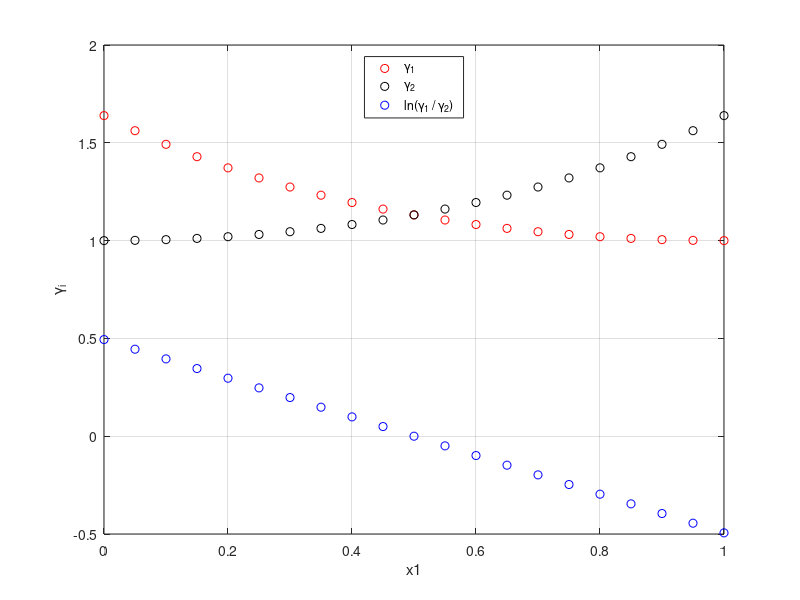

This chart was generated by the following MATLAB code:
function Proj1A
% This program 
clc; clear; close;
% set up variables and data
x1 = 0:0.05:1;
y1 = [0 0.275 0.436 0.543 0.618 0.675 0.720 0.756 0.786 0.811 0.833 0.853 0.871 0.888 0.903 0.918 0.933 0.949 0.964 0.981 1];
P_exp = [7295 9562 11695 13682 15536 17256 18883 20390 21817 23150 24404 25604 26751 27845 28898 29925 30938 31939 32952 33979 35032];
T = 313.15;
R = 8.314;

fun = @(X) P(x1,X,P_exp);


options = optimset('Display', 'iter', 'MaxFunEvals', 1E10, 'MaxIter', 1E10);
x0 = rand(1,2);
[x, f, exitflag] = fminsearch(fun, x0, options);

if exitflag > 0
    A = x(1);
    
end
fprintf('A = %5.5f and f = %5.5f \n',A,f);

for j = 1:numel(x1)
    gamma_1(j) = exp((A/(R*T))*(1-x1(j))^2);
    gamma_2(j) = exp((A/(R*T))*(x1(j))^2);
    ln_gamma_ratio(j) = log(gamma_1(j) / gamma_2(j));
end


plot(x1,gamma_1,'or'); hold on
plot(x1,gamma_2,'ok');  grid on

plot(x1,ln_gamma_ratio,'ob');

xlabel('x1');
ylabel('\gamma_i');
legend('\gamma_1','\gamma_2','ln(\gamma_1 / \gamma_2)','Location','North');

area = trapz(x1,ln_gamma_ratio);

area_abs = trapz(x1,abs(ln_gamma_ratio));

fprintf('area = %5.5f\n',area);



D = 100 * (area/area_abs);

fprintf('D = %5.5f\n',D);


end


function sser = P(x1,X,P_exp)
P1_sat = 35430;
P2_sat = 7.3837E3;

T = 313.15;
R = 8.314;
A = X(1);
sser = 0;


for i = 1:numel(x1)
    P_calc(i) = x1(i)*exp((A/(R*T))*(1-x1(i))^2)*P1_sat + (1-x1(i)) * exp((A/(R*T))*(x1(i))^2) * P2_sat;
    
    sser = sser + (P_exp(i) - P_calc(i))^2;
    
end


end





